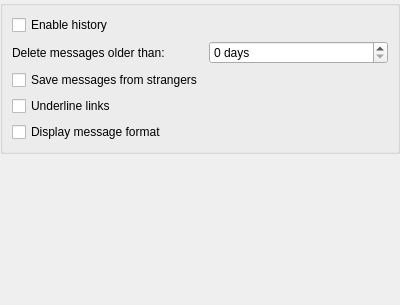
<?xml version="1.0" encoding="UTF-8"?>
<ui version="4.0">
 <class>HistorySettings</class>
 <widget class="KittySDK::SettingPage" name="HistorySettings">
  <property name="geometry">
   <rect>
    <x>0</x>
    <y>0</y>
    <width>400</width>
    <height>305</height>
   </rect>
  </property>
  <property name="windowTitle">
   <string>History</string>
  </property>
  <property name="name" stdset="0">
   <string notr="true">Display.History</string>
  </property>
  <layout class="QVBoxLayout" name="verticalLayout">
   <property name="margin">
    <number>0</number>
   </property>
   <item>
    <widget class="QGroupBox" name="historyGroupBox">
     <property name="title">
      <string/>
     </property>
     <layout class="QFormLayout">
      <item row="0" column="0" colspan="2">
       <widget class="QCheckBox" name="historyCheckBox">
        <property name="text">
         <string>Enable history</string>
        </property>
       </widget>
      </item>
      <item row="1" column="0">
       <widget class="QLabel" name="expireLabel">
        <property name="text">
         <string>Delete messages older than:</string>
        </property>
       </widget>
      </item>
      <item row="1" column="1">
       <widget class="QSpinBox" name="expireSpinBox">
        <property name="suffix">
         <string> days</string>
        </property>
       </widget>
      </item>
      <item row="3" column="0">
       <widget class="QCheckBox" name="underlineLinksCheckBox">
        <property name="text">
         <string>Underline links</string>
        </property>
       </widget>
      </item>
      <item row="2" column="0">
       <widget class="QCheckBox" name="saveStrangerHistoryCheckBox">
        <property name="text">
         <string>Save messages from strangers</string>
        </property>
       </widget>
      </item>
      <item row="4" column="0">
       <widget class="QCheckBox" name="displayFormattingCheckBox">
        <property name="text">
         <string>Display message format</string>
        </property>
       </widget>
      </item>
     </layout>
    </widget>
   </item>
   <item>
    <spacer name="spacer">
     <property name="orientation">
      <enum>Qt::Vertical</enum>
     </property>
     <property name="sizeHint" stdset="0">
      <size>
       <width>20</width>
       <height>2</height>
      </size>
     </property>
    </spacer>
   </item>
  </layout>
 </widget>
 <customwidgets>
  <customwidget>
   <class>KittySDK::SettingPage</class>
   <extends>QWidget</extends>
   <header>SDK/SettingPage.h</header>
   <container>1</container>
  </customwidget>
 </customwidgets>
 <resources/>
 <connections/>
</ui>
